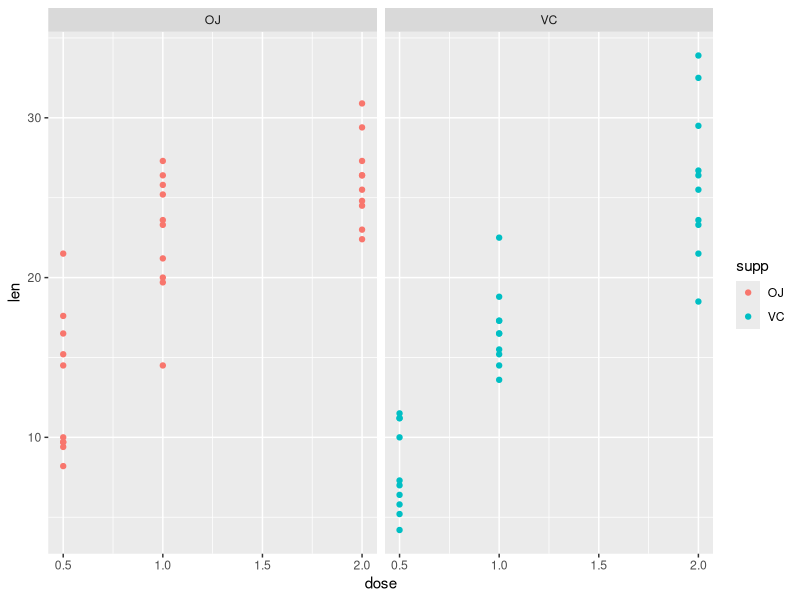
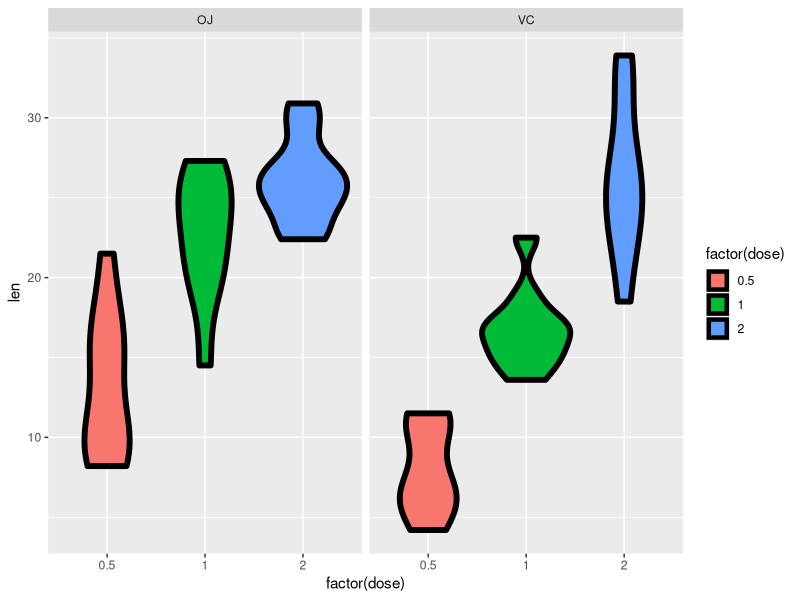
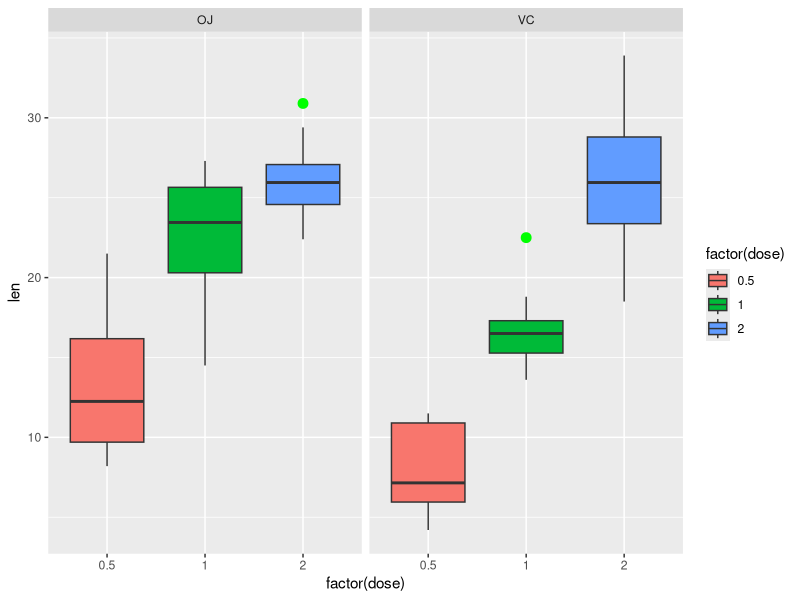

These figures' R source, in order: (Note: this script raises an error after producing the figures.)
## ---- chunk 1
library(datasets)
data("ToothGrowth")
summary(ToothGrowth)
str(ToothGrowth)
## ---- chunk 2
library(ggplot2)
g = ggplot(ToothGrowth, aes(x = dose, y = len, color = supp)) # designating a different color for each supplement.
g = g + geom_point()
g = g + facet_grid(. ~ supp) # seperates out the plots by supp
g
## ---- chunk 3
g <- ggplot(ToothGrowth, aes(x = factor(dose), y = len, fill = factor(dose)))
g <- g + geom_violin(col = "black", size = 2)
g = g + facet_grid(. ~ supp)
g
## ---- chunk 4
g = ggplot(ToothGrowth, aes(x = factor(dose), y = len, fill = factor(dose)))
g = g + geom_boxplot(outlier.colour = "green", outlier.size = 3 ) 
g = g + facet_grid(. ~ supp)
g
## ---- chunk 5
TGDose0.5 = subset(ToothGrowth, dose == 0.5)
t.test(len ~ supp, paired = FALSE, var.eq = TRUE, data =  TGDose0.5)
## ---- chunk 6
TGDose1.0 = subset(ToothGrowth, dose == 1.0)
t.test(len ~ supp, paired = FALSE, var.eq = TRUE, data =  TGDose1.0)
## ---- chunk 7
TGDose2.0 = subset(ToothGrowth, dose == 2.0)
t.test(len ~ supp, paired = FALSE, var.eq = TRUE, data =  TGDose2.0)
